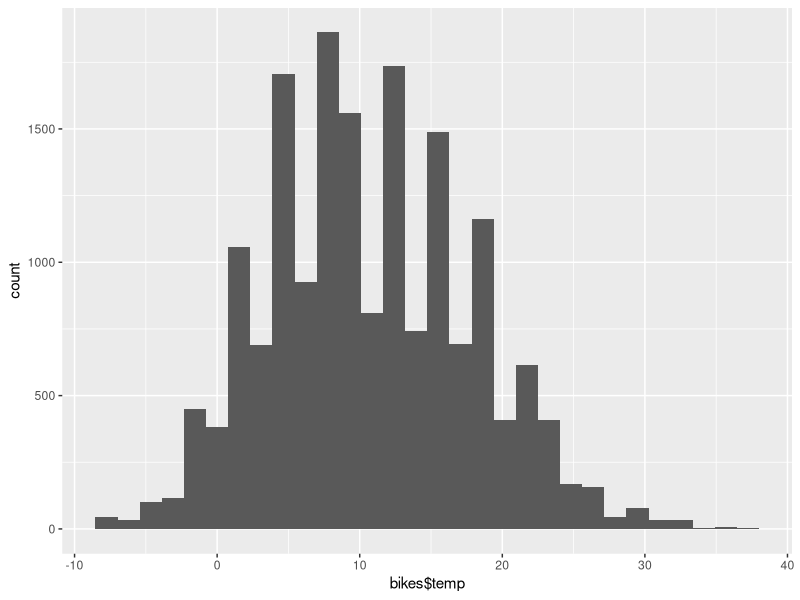
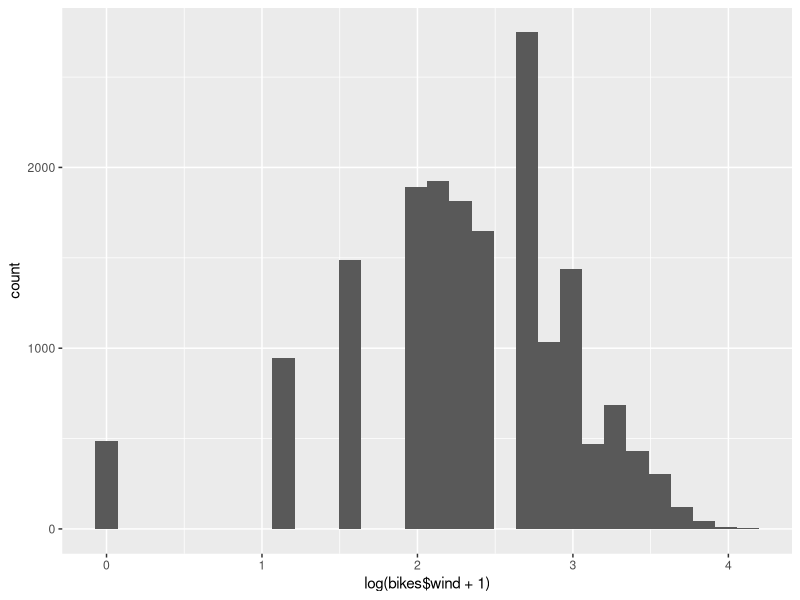

Here is the R script that generated these plots, in order:
## Simple linear regression

library(dplyr)
library(ggplot2)

# load data
bikes <- read.csv("bikesNeutor1516.csv")

## check features for normal distribution
# temperature: approx. normally distributed
ggplot(data = bikes, aes(bikes$temp)) + 
  geom_histogram()
# wind: lognormal
ggplot(data = bikes, aes(log(bikes$wind + 1))) + 
  geom_histogram()
bikes$wind_log <- log(bikes$wind + 1)

# fit regression model
fit <- lm(noOfBikes ~ temp + wind_log, 
          data = bikes)

# evaluate
summary(fit)
